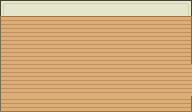

This is a level from a 2D game, rendered from its Tiled map with the project's own tilesets. A one-line summary and the complete map file follow:
An orthogonal 12x7 tile map with 16x16 px tiles, 3 tile layers (reference, background_1, collision_1), 2 hidden layers not drawn.

<map version="1.10" tiledversion="1.11.0" orientation="orthogonal" renderorder="right-down" width="12" height="7" tilewidth="16" tileheight="16" infinite="0" nextlayerid="19" nextobjectid="1">
 <tileset firstgid="1" source="../tileset.tsx" />
 <group id="2" name="background">
  <layer id="16" name="reference" width="12" height="7">
   <data encoding="csv">
0,0,0,0,0,0,0,0,0,0,0,0,
3819,3820,3820,3820,3820,3820,3820,3820,3820,3820,3820,3821,
3919,3920,3920,3920,3920,3920,3920,3920,3920,3920,3920,3921,
3919,3920,3920,3920,3920,3920,3920,3920,3920,3920,3920,3921,
3919,3920,3920,3920,3920,3920,3920,3920,3920,3920,3920,3920,
3919,3920,3920,3920,3920,3920,3920,3920,3920,3920,3920,3920,
3221229293,3221229292,3221229292,3221229292,3221229292,3221229292,3221229292,3221229292,3221229292,3221229292,3221229292,3221229291
</data>
  </layer>
  <layer id="1" name="background_1" width="12" height="7">
   <data encoding="csv">
0,0,0,0,0,0,0,0,0,0,0,0,
0,0,0,0,0,0,0,0,0,0,0,0,
0,0,0,0,0,0,0,0,0,0,0,0,
0,0,0,0,0,0,0,0,0,0,0,0,
0,0,0,0,0,0,0,0,0,0,0,0,
0,0,0,0,0,0,0,0,0,0,0,0,
0,0,0,0,0,0,0,0,0,0,0,0
</data>
  </layer>
 </group>
 <group id="7" name="tiles">
  <group id="10" name="weather_bottom" />
  <group id="3" name="collision">
   <layer id="5" name="collision_1" width="12" height="7">
    <data encoding="csv">
3822,3823,3824,3823,3823,3823,3823,3823,3823,3823,3824,3825,
0,0,0,0,0,0,0,0,0,0,0,0,
0,0,0,0,0,0,0,0,0,0,0,0,
0,0,0,0,0,0,0,0,0,0,0,0,
0,0,0,0,0,0,0,0,0,0,0,0,
0,0,0,0,0,0,0,0,0,0,0,0,
0,0,0,0,0,0,0,0,0,0,0,0
</data>
   </layer>
  </group>
  <group id="9" name="canopy" />
  <group id="8" name="weater_top" visible="0" />
 </group>
 <group id="14" name="respawn_items" visible="0" />
 <group id="13" name="static_items" visible="0" />
 <group id="15" name="transport_points" visible="0">
  <layer id="18" name="w_square" width="12" height="7">
   <data encoding="csv">
0,0,0,0,0,0,0,0,0,0,0,0,
0,0,0,0,0,0,0,0,0,0,0,0,
0,0,0,0,0,0,0,0,0,0,0,0,
0,0,0,0,0,0,0,0,0,0,0,0,
0,0,0,0,0,0,0,0,0,0,0,116,
0,0,0,0,0,0,0,0,0,0,0,116,
0,0,0,0,0,0,0,0,0,0,0,0
</data>
  </layer>
 </group>
 <group id="11" name="spawn_points" visible="0">
  <layer id="17" name="initial" width="12" height="7">
   <data encoding="csv">
0,0,0,0,0,0,0,0,0,0,0,0,
0,0,0,0,0,0,0,0,0,0,0,0,
0,0,0,0,0,0,0,0,0,0,0,0,
0,0,0,0,0,0,0,0,0,0,0,0,
0,0,0,117,0,0,0,0,0,0,0,0,
0,0,0,0,0,0,0,0,0,0,0,0,
0,0,0,0,0,0,0,0,0,0,0,0
</data>
  </layer>
 </group>
 <group id="12" name="overlays" visible="0" />
</map>
